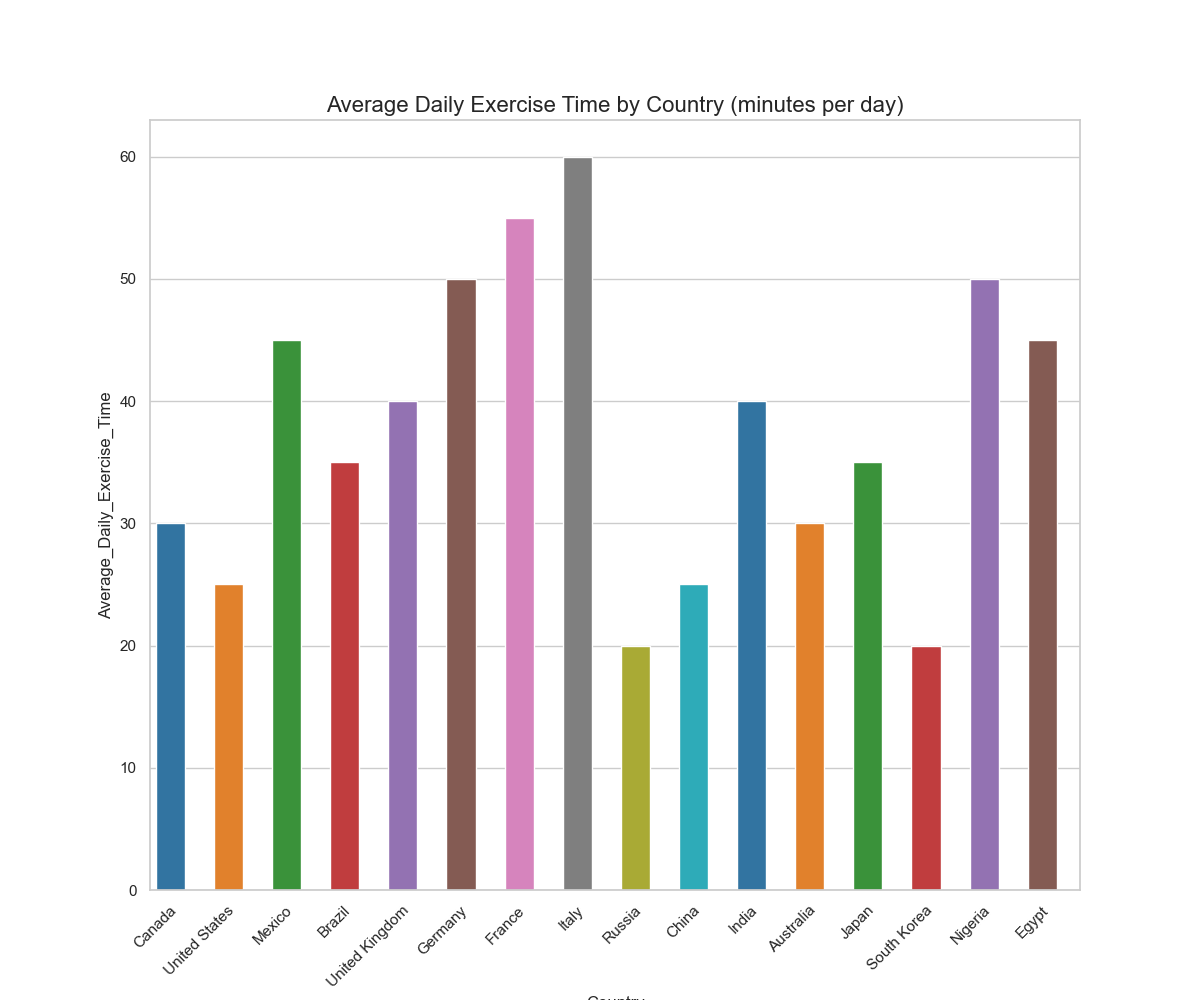

Python code for this plot:

import seaborn as sns
import matplotlib.pyplot as plt
import pandas as pd

# Generate the data
data = {
    'Country': ['Canada', 'United States', 'Mexico', 'Brazil', 'United Kingdom', 'Germany', 
                'France', 'Italy', 'Russia', 'China', 'India', 'Australia', 'Japan', 
                'South Korea', 'Nigeria', 'Egypt'],
    'Average_Daily_Exercise_Time': [30, 25, 45, 35, 40, 50, 55, 60, 20, 25, 40, 30, 35, 20, 50, 45]
}

# Create a DataFrame
df = pd.DataFrame(data)

# Set the aesthetic style of the plots
sns.set_style('whitegrid')

# Create the bar chart
plt.figure(figsize=(12, 10))  # Change width and height of the chart
ax = sns.barplot(x='Country', y='Average_Daily_Exercise_Time', data=df, palette=['#1f77b4', '#ff7f0e', '#2ca02c', 
                                                                                 '#d62728', '#9467bd', '#8c564b',
                                                                                 '#e377c2', '#7f7f7f', '#bcbd22',
                                                                                 '#17becf', '#1f77b4', '#ff7f0e',
                                                                                 '#2ca02c', '#d62728', '#9467bd',
                                                                                 '#8c564b'],
                 dodge=False)

# Modify the width of bars
for bar in ax.patches:
    bar.set_width(0.5)

# Set the title
ax.set_title('Average Daily Exercise Time by Country (minutes per day)', fontsize=16)

# Rotate x-axis labels for better readability
ax.set_xticklabels(ax.get_xticklabels(), rotation=45, horizontalalignment='right')

# Show the plot
plt.show()
